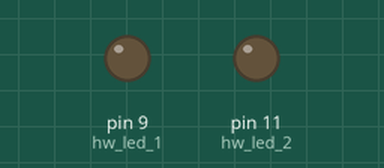
The sketch below on a simulated Arduino Mega 2560, built with avr-gcc and run on an emulated ATmega2560. Shown: output pins drawn as LEDs (lit = HIGH).

Above: at 0.1 s.
At 1.3 s:
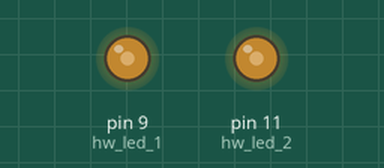
At 2.5 s:
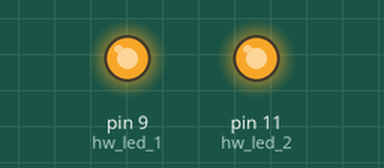
At 4.95 s:
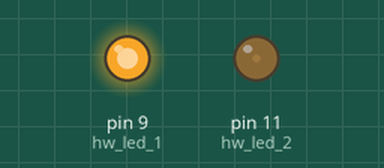
Timing chart, 0 to 6.4 s (numbered marks = the images above):
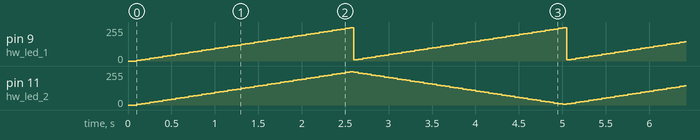

Measured:
- by itself, pin 9 (hw_led_1): ramps from 5/255 to 250/255 and jumps back, once every 2.5 s

The sketch:

RC_main.ino
```cpp
// Radio controlled Motor

const int RC_btn_1 = 28;
const int RC_btn_2 = 26;
const int RC_mem_nRec = 27;
const int hw_btn_1 = 16;
const int hw_btw_2 = 5;
const int hw_led_1 = 9;
const int hw_led_2 = 11;
const int hw_pwm_out = 8;

const int loop_rate = 50;

int LED1state = 0;
int LED2state = 0;
bool dir = true;

unsigned int count = 0;

void setup() {
  // put your setup code here, to run once:
  pinMode(RC_btn_1, INPUT);
  pinMode(RC_btn_2, INPUT);
  pinMode(RC_mem_nRec, INPUT);
  pinMode(hw_btn_1,INPUT);

  pinMode(hw_led_1, OUTPUT);
  pinMode(hw_led_2, OUTPUT);

  Serial.begin(9600);

  count = 0;

  delay(loop_rate);

}

void loop() {
  // put your main code here, to run repeatedly:
//  int RC_mem_state = digitalRead(RC_mem_nRec);
//  int Btn1_state = digitalRead(hw_btn_1);


  analogWrite(hw_led_1, LED1state);

  analogWrite(hw_led_2, LED2state);

  if (LED2state > 249) dir = false;
  else if (LED2state < 10) dir = true;

  LED1state = sawtooth(LED1state);
  LED2state = triangle(LED2state, dir);

  count++;
  delay(loop_rate);

}


int sawtooth(int state) {
  state += 5;
  if (state > 250) state = 10;
  return state;
}

int triangle(int state, bool dir) {
  if(dir == true) state += 5;
  else state -= 5;
  return state;

}
```
